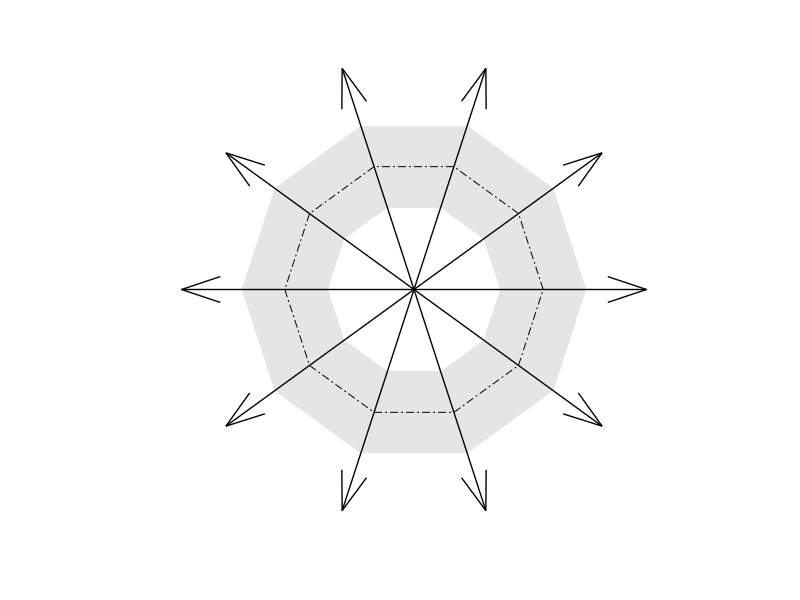

MATLAB code for this plot: (Note: this script raises an error after producing the figure.)
% Author: Xiaoming Xue
% Email: xminghsueh@gmail.com
%
% ------------
% Description:
% ------------
% This file is the script of graphically comparing the mapping behaviors of
% ten adaptation models in the following paper.
%
% ------------
% Reference:
% ------------
% X. Xue, C. Yang, L. Feng, et al. "Does Optimized Solution Always Help? A
% Comprehensive Investigation of Transfer Evolutionary Algorithms", Submitted for Peer Review.

clc,clear
fig_width = 700;
fig_height = 700;
screen_size = get(0,'ScreenSize');
figure1 = figure('color',[1 1 1],'position',[(screen_size(3)-fig_width)/2, (screen_size(4)-...
    fig_height)/2,fig_width, fig_height]);
plot([0 0],[1 1],'w.');hold on;
tt = linspace(0,2*pi,11);
thetas = tt(1:end-1);
r_max = 1.5;
r_upper = 1;
r_lower = 0.5;
r_opt = 0.75;
x_shade = [];
y_shade = [];
for i = 1:length(thetas)
    x_shade = [x_shade r_upper*cos(thetas(i))];
    y_shade = [y_shade r_upper*sin(thetas(i))];
end
x_shade = [x_shade x_shade(1)];
y_shade = [y_shade y_shade(1)];
fill(x_shade,y_shade,[0.8 0.8 0.8],'facealpha',0.5,'edgecolor','none');
x_shade = [];
y_shade = [];
for i = 1:length(thetas)
    x_shade = [x_shade r_lower*cos(thetas(i))];
    y_shade = [y_shade r_lower*sin(thetas(i))];
end
x_shade = [x_shade x_shade(1)];
y_shade = [y_shade y_shade(1)];
fill(x_shade,y_shade,[1 1 1],'edgecolor','none');
for i = 1:length(thetas)
        quiver(0,0,r_max*cos(thetas(i)),r_max*sin(thetas(i)),'k-','linewidth',1,'MaxHeadSize',0.1);
end
axis equal;
axis off;
for i = 1:length(thetas)
    if i<length(thetas)
        plot([r_opt*cos(thetas(i)),r_opt*cos(thetas(i+1))],[r_opt*sin(thetas(i)),r_opt*sin(thetas(i+1))],'k-.','linewidth',0.5);
    else
        plot([r_opt*cos(thetas(i)),r_opt*cos(thetas(1))],[r_opt*sin(thetas(i)),r_opt*sin(thetas(1))],'k-.','linewidth',0.5);
    end
end

rand('state',11);
randn('state',11);
funs = @(x)(x+6).^2-10*cos(2*pi*(x+6))+10; % the source task
lbs = -12; % the lower bound of the source task
ubs = 12; % the upper bound of the source task
funt = @(x)(x-7).^2; % the target task
lbt = -14; % the lower bound of the target task
ubt = 14; % the upper bound of the target task
num_plot = 200; % the number of points used for plotting the source-target landscapes
ts = linspace(0,0.5,num_plot); % source solutions used for plotting the landscape
tt = linspace(0.5,1,num_plot); % target solutions used for plotting the landscape
fs = zeros(num_plot,1); % objective values of the source solutions
ft = zeros(num_plot,1); % objective values of the target solutions
for i = 1:num_plot % function evaluation
    fs(i) = funs(lbs+(ubs-lbs)*ts(i));
    ft(i) = funt(lbt+(ubt-lbt)*tt(i));
end
num_solutions = 200; % the number of solutions to be evaluated and used for learning the source-to-target mapping
train_s = lhsdesign_modified(num_solutions,0,0.5); % sample the source solutions using the LHS sampling
train_t = lhsdesign_modified(num_solutions,0.5,1); % sample the target solutions using the LHS sampling
obj_s = zeros(num_solutions,1); % objective values of source solutions
obj_t = zeros(num_solutions,1); % objective values of target solutions
for i = 1:num_solutions
    obj_s(i) = funs(lbs+(ubs-lbs)*train_s(i));
    obj_t(i) = funt(lbt+(ubt-lbt)*train_t(i));
end
obj_rank_s = zeros(num_solutions,1); % obj ranks of source solutions
obj_rank_t = zeros(num_solutions,1); % obj ranks of target solutions
for i = 1:num_solutions
    obj_rank_s(i) = length(find(obj_s<obj_s(i)))+1;
    obj_rank_t(i) = length(find(obj_t<obj_t(i)))+1;
end
[~,idxs_r] = sort(obj_s);
[~,idxt_r] = sort(obj_t);

num_mapping = 15; % the number of source solutions to be adapted
tm = linspace(0,0.5,num_mapping);
m_size = 7;


%M1-Te
prop = 0.4;
[~,idxs] = sort(obj_s);
[~,idxt] = sort(obj_t);
r_m1te = tm+(mean(train_t(idxs(1:prop*num_mapping)))-mean(train_s(idxt(1:prop*num_mapping))));
for i = 1:length(r_m1te)
    if i == round(num_mapping/2)
        plot(r_m1te(i)*cos(thetas(1)),r_m1te(i)*sin(thetas(1)),'ko','linewidth',1,'markerfacecolor','k','markersize',m_size);
    else
        plot(r_m1te(i)*cos(thetas(1)),r_m1te(i)*sin(thetas(1)),'ko','linewidth',1,'markersize',m_size);
    end
end

%M1-Tr
[~,idxs] = sort(obj_s);
[~,idxt] = sort(obj_t);
r_m1tr = tm+(train_t(idxs(randi(3)))-train_s(idxt(randi(3))));
for i = 1:length(r_m1tr)
    if i == round(num_mapping/2)
        plot(r_m1tr(i)*cos(thetas(2)),r_m1tr(i)*sin(thetas(2)),'ko','linewidth',1,'markerfacecolor','k','markersize',m_size);
    else
        plot(r_m1tr(i)*cos(thetas(2)),r_m1tr(i)*sin(thetas(2)),'ko','linewidth',1,'markersize',m_size);
    end
end

%M1-Tm
r_m1tm = tm+(mean(train_t)-mean(train_s));
for i = 1:length(r_m1tm)
    if i == round(num_mapping/2)
        plot(r_m1tm(i)*cos(thetas(3)),r_m1tm(i)*sin(thetas(3)),'ko','linewidth',1,'markerfacecolor','k','markersize',m_size);
    else
        plot(r_m1tm(i)*cos(thetas(3)),r_m1tm(i)*sin(thetas(3)),'ko','linewidth',1,'markersize',m_size);
    end
end

%M1-M
n = 2;
ns = randi(n);
nt = randi(n);
epsilon = 1e-6;
[~,idxs] = sort(obj_s);
[~,idxt] = sort(obj_t);
r_m1m = tm*(mean(train_t(idxt(1:nt),:))/mean(train_s(idxt(1:nt),:)));
for i = 1:length(r_m1m)
    if r_m1m(i)>r_max-0.1
        continue;
    end
    if i == round(num_mapping/2)
        plot(r_m1m(i)*cos(thetas(4)),r_m1m(i)*sin(thetas(4)),'ko','linewidth',1,'markerfacecolor','k','markersize',m_size);
    else
        plot(r_m1m(i)*cos(thetas(4)),r_m1m(i)*sin(thetas(4)),'ko','linewidth',1,'markersize',m_size);
    end
end

%M2-A
r_m2a = mean(train_t)+(tm-mean(train_s))*var(train_s)/var(train_t);
for i = 1:length(r_m2a)
    if r_m2a(i)>r_max-0.1
        continue;
    end
    if i == round(num_mapping/2)
        plot(r_m2a(i)*cos(thetas(5)),r_m2a(i)*sin(thetas(5)),'ko','linewidth',1,'markerfacecolor','k','markersize',m_size);
    else
        plot(r_m2a(i)*cos(thetas(5)),r_m2a(i)*sin(thetas(5)),'ko','linewidth',1,'markersize',m_size);
    end
end

%OC-L
train_s_sort = train_s(idxs_r);
train_t_sort = train_t(idxt_r);
Ml = train_s_sort\train_t_sort;
r_ocl = tm*Ml;
for i = 1:length(r_ocl)
    if r_ocl(i)>r_max-0.1
        continue;
    end
    if i == round(num_mapping/2)
        plot(r_ocl(i)*cos(thetas(6)),r_ocl(i)*sin(thetas(6)),'ko','linewidth',1,'markerfacecolor','k','markersize',m_size);
    else
        plot(r_ocl(i)*cos(thetas(6)),r_ocl(i)*sin(thetas(6)),'ko','linewidth',1,'markersize',m_size);
    end
end

%OC-A
Ma = [train_s_sort ones(num_solutions,1)]\train_t_sort;
r_oca = [tm' ones(num_mapping,1)]*Ma;
for i = 1:length(r_oca)
    if r_oca(i)>r_max-0.1
        continue;
    end
    if i == round(num_mapping/2)
        plot(r_oca(i)*cos(thetas(7)),r_oca(i)*sin(thetas(7)),'ko','linewidth',1,'markerfacecolor','k','markersize',m_size);
    else
        plot(r_oca(i)*cos(thetas(7)),r_oca(i)*sin(thetas(7)),'ko','linewidth',1,'markersize',m_size);
    end
end

%OC-K
source_kernel = kernel_cal(train_s_sort,train_s_sort);
Mk = source_kernel\train_t_sort;
transfer_kernel = kernel_cal(tm',train_s_sort);
r_ock = transfer_kernel*Mk;
for i = 1:length(r_ock)
    if r_ock(i)>r_max-0.1
        continue;
    end
    if i == round(num_mapping/2)
        plot(r_ock(i)*cos(thetas(8)),r_ock(i)*sin(thetas(8)),'ko','linewidth',1,'markerfacecolor','k','markersize',m_size);
    else
        plot(r_ock(i)*cos(thetas(8)),r_ock(i)*sin(thetas(8)),'ko','linewidth',1,'markersize',m_size);
    end
end

%OC-N
f_activate=@(x)1./(1+exp(-x));
num_hiddens = 4;
source_inputs = [train_s_sort ones(num_solutions,1)];
target_inputs = train_t_sort;
W_ih = rand(size(source_inputs,2),num_hiddens);
H = f_activate(source_inputs*W_ih);
W_ho = H\target_inputs;
f_mapping = @(x)f_activate(x*W_ih)*W_ho;
r_ocn = zeros(num_mapping,1);
for i = 1:num_mapping
    r_ocn(i) = f_mapping([tm(i) 1]);
end
for i = 1:length(r_ocn)
    if r_ocn(i)>r_max-0.1
        continue;
    end
    if i == round(num_mapping/2)
        plot(r_ocn(i)*cos(thetas(9)),r_ocn(i)*sin(thetas(9)),'ko','linewidth',1,'markerfacecolor','k','markersize',m_size);
    else
        plot(r_ocn(i)*cos(thetas(9)),r_ocn(i)*sin(thetas(9)),'ko','linewidth',1,'markersize',m_size);
    end
end

%ROC-L
num_ranklabels = 3;
X_s = train_s;
X_t = train_t;
y_s = fit_relax(obj_s,num_ranklabels);
y_t = fit_relax(obj_t,num_ranklabels);
[X_sn,means,stds] = zscore(X_s);
[X_tn,meant,stdt] = zscore(X_t);
X_sa = X_sn';
X_ta = X_tn';
[ds,ns] = size(X_sa);
[dt,nt] = size(X_ta);
alpha = 0.1;
d_low = 1;
T_max = 100;
tol = 1e-9;
T = 1;
floss_old = 100;
X_total = [X_sa zeros(ds,nt);zeros(dt,ns) X_ta];
A = [X_sa*X_sa'/ns zeros(ds,dt);zeros(dt,ds) -X_ta*X_ta'/nt];
Ls = laplacian_matrix(y_s,y_t);
B = X_total*(alpha*Ls)*X_total';
[Vb,Db] = eig(B);
[~,indb] = sort(diag(Db));
P = real(Vb(:,indb(1:d_low)));
while T<T_max
    floss = norm(P'*A*P,'fro')+trace(P'*B*P);
    if norm(floss-floss_old,2)<tol*floss
        break;
    end
    M = A*P*P'*A+1/2*B;
    [Vm,Dm] = eig(M);
    [~,indm] = sort(diag(Dm));
    floss_old = floss;
    P = real(Vm(:,indm(1:d_low)));
    T = T+1;
end
Ps1 = P(1:ds,:);
Pt1 = P(ds+1:end,:);
r_rocl = zeros(num_mapping,1);
for i = 1:num_mapping
    xs = (tm(i)-means)./stds;
    r_rocl(i) = transpose((Pt1*Pt1')\Pt1*(Ps1'*xs')).*stdt+meant;
end
for i = 1:length(r_rocl)
    if r_rocl(i)>r_max-0.1
        continue;
    end
    if i == round(num_mapping/2)
        plot(r_rocl(i)*cos(thetas(10)),r_rocl(i)*sin(thetas(10)),'ko','linewidth',1,'markerfacecolor','k','markersize',m_size);
    else
        plot(r_rocl(i)*cos(thetas(10)),r_rocl(i)*sin(thetas(10)),'ko','linewidth',1,'markersize',m_size);
    end
end

text_str = {'M1-Te','M1-Tr','M1-Tm','M1-M','M2-A','OC-L','OC-A','OC-K','OC-N','ROC-L'};
delta_r = 0.02;
for i = 1:length(thetas)
    text((r_max+delta_r)*cos(thetas(i)),(r_max+delta_r)*sin(thetas(i)),text_str{i},'interpret','latex','fontsize',16);
end
